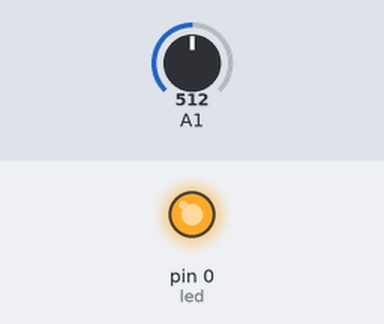
The sketch below on a simulated Arduino Uno, built with avr-gcc and run on an emulated ATmega328P. Parts: output pins drawn as LEDs (lit = HIGH). Inputs (shaded band) come from the test bench; at power-on: A1 = 512.

Above: at 1.2 s.
1.3 s: A1 set to 757
2.8 s: A1 set to 785
At 3.9 s:
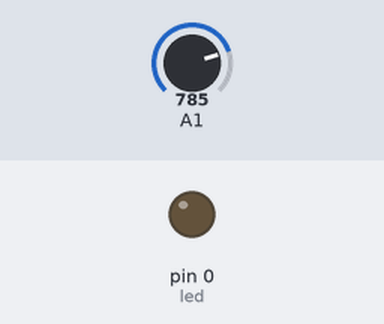
4.3 s: A1 set to 716
At 5.0 s:
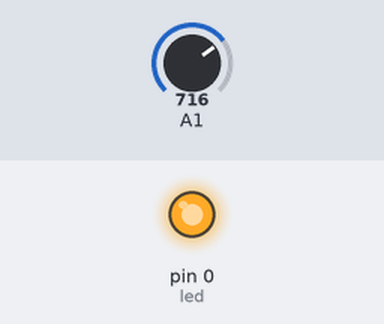
5.8 s: A1 set to 900
At 6.1 s:
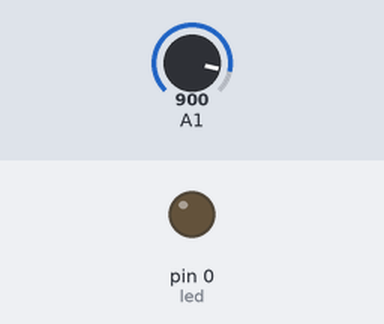
Timing chart, 0 to 8.3 s (numbered marks = the images above; inputs shaded):
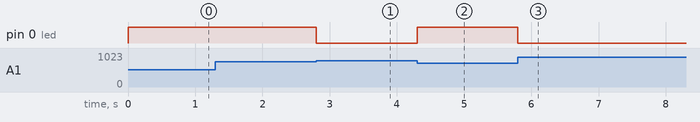

The sketch:

PotenziometroFadePro.ino
```cpp
#include "Potenziometro.h"

//Inizializza un oggetto di tipo Potenziometro di nome potenziometro.
Potenziometro* potenziometro;

int led = 0;

void setup() {
  //Istanzia la variabile potenziometro assegnado la porta analogica all'interno delle parentesi. (in questo caso 2)
  potenziometro = new Potenziometro(2);
  pinMode(led, OUTPUT);
}

void loop() {
  //Legge il valore del potenziometro da 0 a 255.
  int valore = potenziometro->valoreLetto();
  //Se il valore è minore di 128 entra nell if se no nell'else.
  if(valore < 128){
    //Scrive nel LED il valore moltipicato per 2. (Così a meta corsa il LED è acceso al massimo)
    analogWrite(led,valore*2);
  }else{
    //Scrive nel LED il valore maassimo moltiplicato per 2 meno il valore letto moltiplicato per 2 (Così a meta corsa il LED incomincia a spegnersi)
    analogWrite(led,(255*2)-(valore*2));
  }
}
```

Measured:
- the behaviour switches between 767 and 768 on A1 (found by bisection; images 0 and 1)
- after the input at 1.3 s, every drawn part: stays the same
- after the input at 2.8 s, pin 0 (led): HIGH → LOW at once
- after the input at 4.3 s, pin 0 (led): LOW → HIGH at once
- after the input at 5.8 s, pin 0 (led): HIGH → LOW at once
